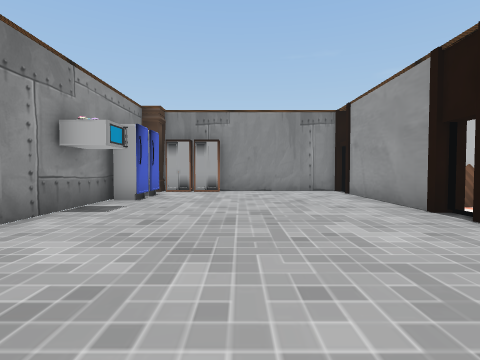
view 1 (above)

24 first-person views from a walk through a 3-D level made in the Unity game engine. The camera is 1.3 m above the floor, tilts 2° down and sees 80° across. The floor is counted in squares, 1.7 m on a side. Each view is taken from the middle of a square. On the plan, view 1 faces up. The plan holds only what a view shows up to about 10 squares ahead; the rest is blank. The player is left out. Some animated figures are left out. Door leaves are left out, so doorways stand open. Some surface patterns are stand-ins.

view 2
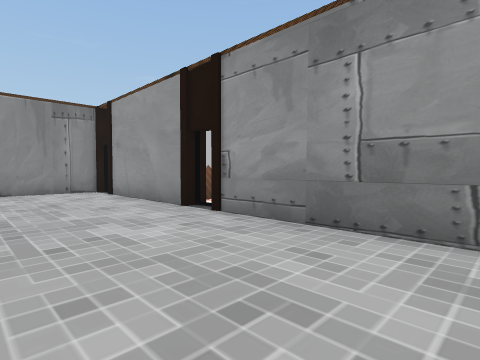

view 3
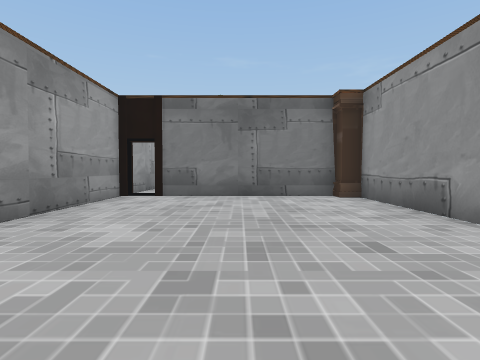

view 4
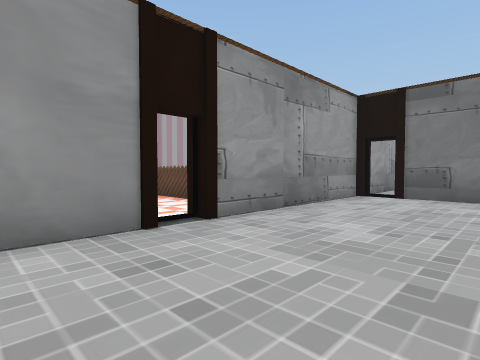

view 5
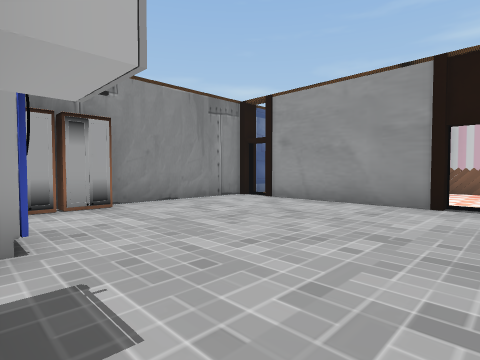

view 6
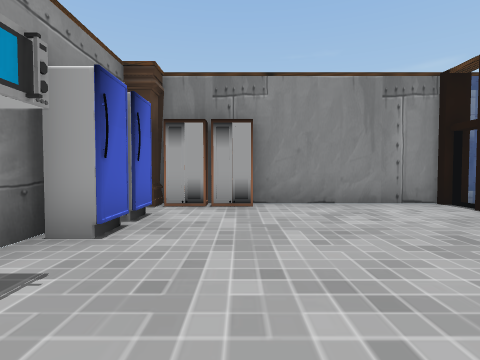

view 7
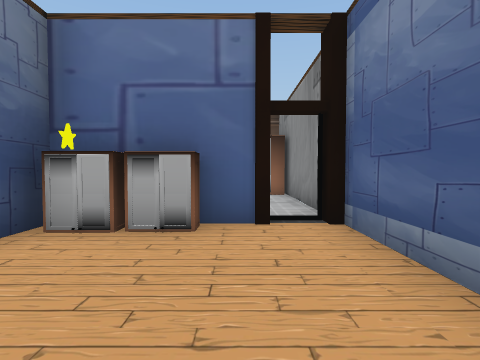

view 8
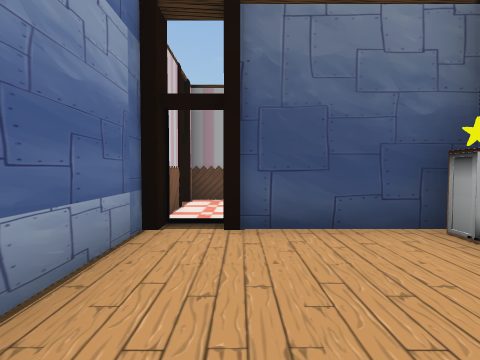

view 9
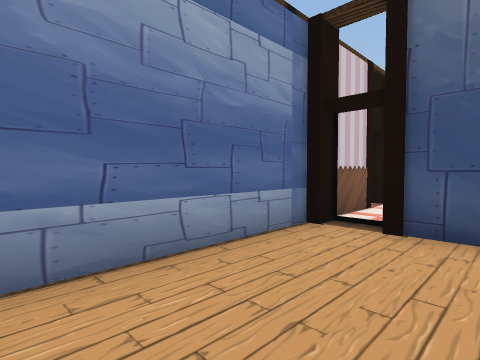

view 10
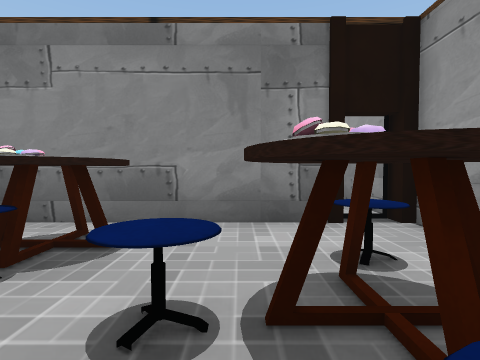

view 11
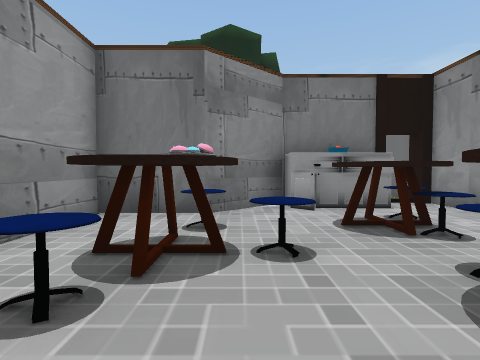

view 12
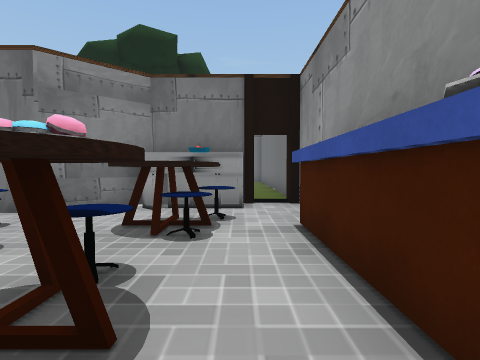

view 13
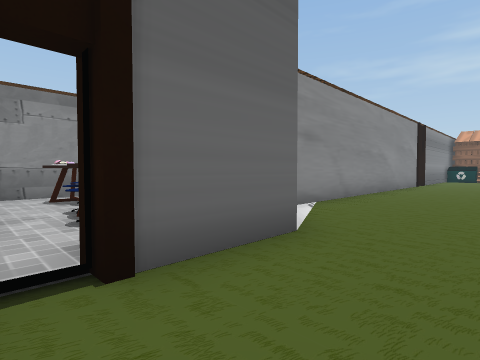

view 14
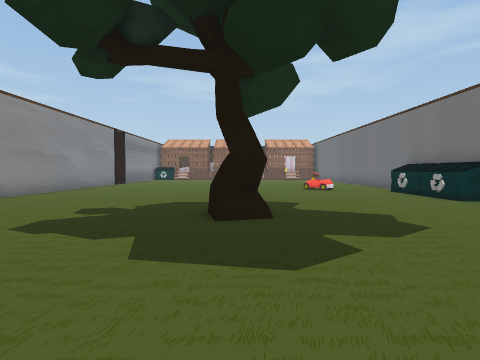

view 15
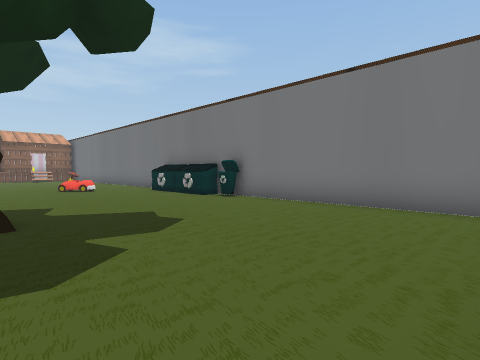

view 16
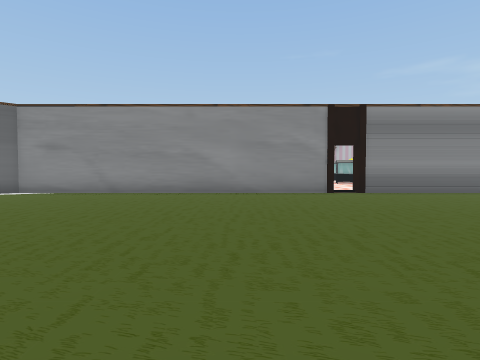

view 17
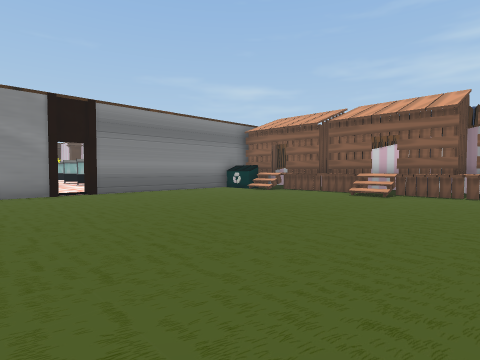

view 18
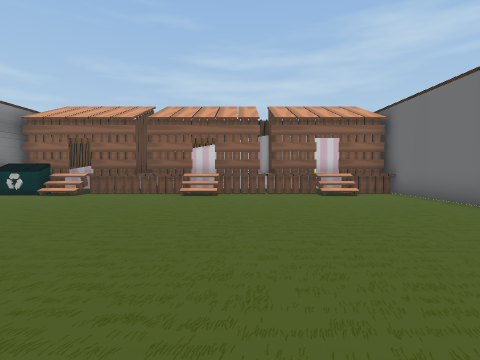

view 19
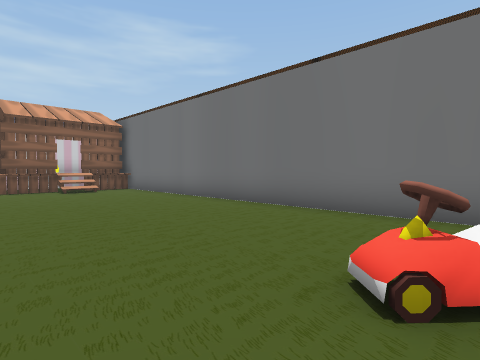

view 20
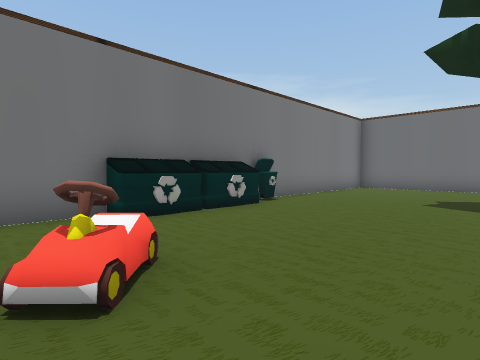

view 21
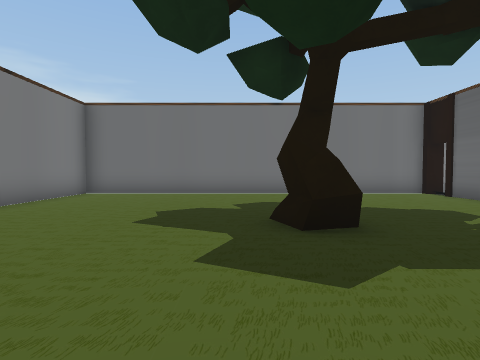

view 22
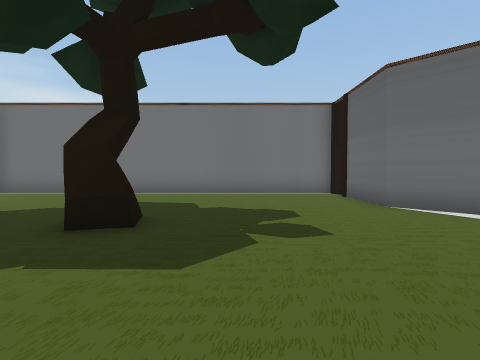

view 23
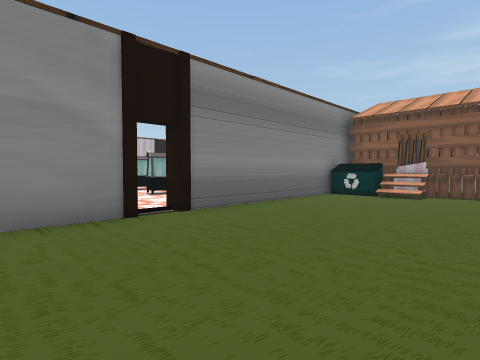

view 24
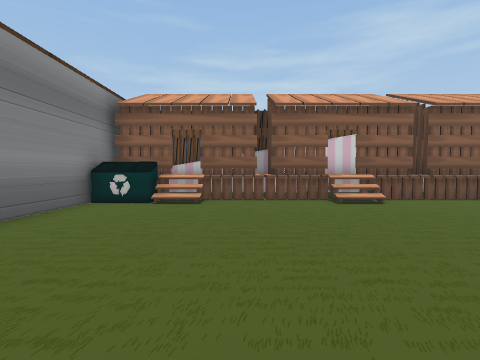

### Floor plan
Key: @ floor where view 1 was taken; # wall or solid block; x gap in a wall; . main floor; : floor 1 m higher than the main floor; / step, stairs or slope; D open door; ^ raised ledge; P pillar; S sink; O other object.
Columns run from 4 left of view 1 to 22 right of it. Each row starts with its distance up from view 1.
 11  ##########
 10  POO....D....
  9  O......#....#
  8  O......O....#
  7 #.......O....#
  6 #.......###DD#
  5 #.......D...#
  4 #.......D...#
  3 #.......DD###
  2 #.......D#
  1 #.......#
  0 #...@...#
 -1  P#####.#
 -2  #....#D#
 -3  #.O....#         ##
 -4  #.^..^.#         ##
 -5  #.^.OO.#        ..
 -6 ##^^....#        ..
 -7 #.....####### ##DD## ####
 -8 #.SSS##................/###
 -9 #D###................../x:#
-10 #....................../x:#
-11 #.......................###
-12 #.......................###
-13 #....................../#:#
-14 #.....#................/::#
-15 #....................../#:#
-16 #.......................^^#
-17 #...........O........../#
-18 #....................../x
-19 #....................../#
-20 #########################

Positions as (right, up) in squares from view 1, and headings:
1: (0, 0), facing up
2: (0, 0), facing up-right
3: (0, 7), facing down
4: (0, 7), facing down-right
5: (-3, 4), facing up-right
6: (-1, 4), facing up
7: (8, 9), facing left
8: (7, 10), facing down
9: (6, 10), facing down-right
10: (1, -6), facing up
11: (1, -2), facing down
12: (-2, -2), facing down
13: (-3, -11), facing up-right
14: (-3, -14), facing right
15: (-3, -14), facing down-right
16: (9, -17), facing up
17: (10, -17), facing up-right
18: (10, -15), facing right
19: (8, -15), facing down-right
20: (9, -15), facing down-left
21: (6, -15), facing left
22: (6, -12), facing left
23: (10, -12), facing up-right
24: (12, -11), facing right
